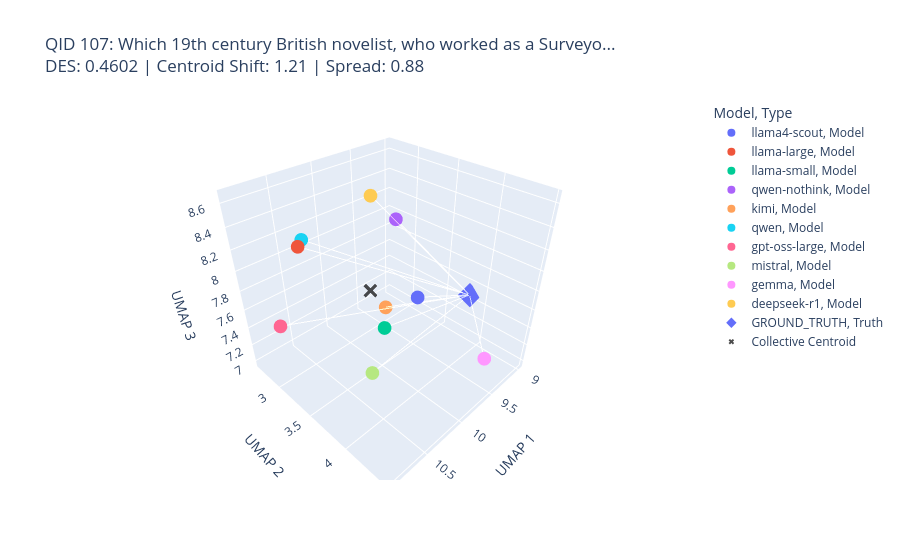

Notebook code cell kept with this figure:
### Markdown cell above
## 4. Launch specific QID
Enter an index (0 to 2016) to visualize the semantic disagreement for that specific question.

### Code cell
visualize_question_3d(107)

### Figure 1 — Plotly figure (JSON) as saved in the notebook; plotly's stock layout.template omitted (floating-point values rounded to 4 significant figures)
{"data": [{"customdata": [[""]], "hovertemplate": "Model=llama4-scout<br>Type=Model<br>UMAP 1=%{x}<br>UMAP 2=%{y}<br>UMAP 3=%{z}<br>Response=%{customdata[0]}<extra></extra>", "legendgroup": "llama4-scout, Model", "marker": {"color": "#636efa", "size": 8, "symbol": "circle"}, "mode": "markers", "name": "llama4-scout, Model", "scene": "scene", "showlegend": true, "type": "scatter3d", "x": [9.7], "y": [3.696], "z": [7.688]}, {"customdata": [[""]], "hovertemplate": "Model=llama-large<br>Type=Model<br>UMAP 1=%{x}<br>UMAP 2=%{y}<br>UMAP 3=%{z}<br>Response=%{customdata[0]}<extra></extra>", "legendgroup": "llama-large, Model", "marker": {"color": "#EF553B", "size": 8, "symbol": "circle"}, "mode": "markers", "name": "llama-large, Model", "scene": "scene", "showlegend": true, "type": "scatter3d", "x": [10.76], "y": [3.331], "z": [8.429]}, {"customdata": [[""]], "hovertemplate": "Model=llama-small<br>Type=Model<br>UMAP 1=%{x}<br>UMAP 2=%{y}<br>UMAP 3=%{z}<br>Response=%{customdata[0]}<extra></extra>", "legendgroup": "llama-small, Model", "marker": {"color": "#00cc96", "size": 8, "symbol": "circle"}, "mode": "markers", "name": "llama-small, Model", "scene": "scene", "showlegend": true, "type": "scatter3d", "x": [10.5], "y": [4.022], "z": [7.932]}, {"customdata": [[""]], "hovertemplate": "Model=qwen-nothink<br>Type=Model<br>UMAP 1=%{x}<br>UMAP 2=%{y}<br>UMAP 3=%{z}<br>Response=%{customdata[0]}<extra></extra>", "legendgroup": "qwen-nothink, Model", "marker": {"color": "#ab63fa", "size": 8, "symbol": "circle"}, "mode": "markers", "name": "qwen-nothink, Model", "scene": "scene", "showlegend": true, "type": "scatter3d", "x": [9.378], "y": [3.106], "z": [8.147]}, {"customdata": [[""]], "hovertemplate": "Model=kimi<br>Type=Model<br>UMAP 1=%{x}<br>UMAP 2=%{y}<br>UMAP 3=%{z}<br>Response=%{customdata[0]}<extra></extra>", "legendgroup": "kimi, Model", "marker": {"color": "#FFA15A", "size": 8, "symbol": "circle"}, "mode": "markers", "name": "kimi, Model", "scene": "scene", "showlegend": true, "type": "scatter3d", "x": [9.339], "y": [2.914], "z": [7.022]}, {"customdata": [[""]], "hovertemplate": "Model=qwen<br>Type=Model<br>UMAP 1=%{x}<br>UMAP 2=%{y}<br>UMAP 3=%{z}<br>Response=%{customdata[0]}<extra></extra>", "legendgroup": "qwen, Model", "marker": {"color": "#19d3f3", "size": 8, "symbol": "circle"}, "mode": "markers", "name": "qwen, Model", "scene": "scene", "showlegend": true, "type": "scatter3d", "x": [10.26], "y": [2.651], "z": [8.068]}, {"customdata": [[""]], "hovertemplate": "Model=gpt-oss-large<br>Type=Model<br>UMAP 1=%{x}<br>UMAP 2=%{y}<br>UMAP 3=%{z}<br>Response=%{customdata[0]}<extra></extra>", "legendgroup": "gpt-oss-large, Model", "marker": {"color": "#FF6692", "size": 8, "symbol": "circle"}, "mode": "markers", "name": "gpt-oss-large, Model", "scene": "scene", "showlegend": true, "type": "scatter3d", "x": [10.92], "y": [3.125], "z": [7.676]}, {"customdata": [[""]], "hovertemplate": "Model=mistral<br>Type=Model<br>UMAP 1=%{x}<br>UMAP 2=%{y}<br>UMAP 3=%{z}<br>Response=%{customdata[0]}<extra></extra>", "legendgroup": "mistral, Model", "marker": {"color": "#B6E880", "size": 8, "symbol": "circle"}, "mode": "markers", "name": "mistral, Model", "scene": "scene", "showlegend": true, "type": "scatter3d", "x": [10.19], "y": [3.545], "z": [6.976]}, {"customdata": [[""]], "hovertemplate": "Model=gemma<br>Type=Model<br>UMAP 1=%{x}<br>UMAP 2=%{y}<br>UMAP 3=%{z}<br>Response=%{customdata[0]}<extra></extra>", "legendgroup": "gemma, Model", "marker": {"color": "#FF97FF", "size": 8, "symbol": "circle"}, "mode": "markers", "name": "gemma, Model", "scene": "scene", "showlegend": true, "type": "scatter3d", "x": [9.66], "y": [4.473], "z": [7.42]}, {"customdata": [[""]], "hovertemplate": "Model=deepseek-r1<br>Type=Model<br>UMAP 1=%{x}<br>UMAP 2=%{y}<br>UMAP 3=%{z}<br>Response=%{customdata[0]}<extra></extra>", "legendgroup": "deepseek-r1, Model", "marker": {"color": "#FECB52", "size": 8, "symbol": "circle"}, "mode": "markers", "name": "deepseek-r1, Model", "scene": "scene", "showlegend": true, "type": "scatter3d", "x": [10.05], "y": [3.433], "z": [8.651]}, {"customdata": [["ANTHONY TROLLOPE"]], "hovertemplate": "Model=GROUND_TRUTH<br>Type=Truth<br>UMAP 1=%{x}<br>UMAP 2=%{y}<br>UMAP 3=%{z}<br>Response=%{customdata[0]}<extra></extra>", "legendgroup": "GROUND_TRUTH, Truth", "marker": {"color": "#636efa", "size": 8, "symbol": "diamond"}, "mode": "markers", "name": "GROUND_TRUTH, Truth", "scene": "scene", "showlegend": true, "type": "scatter3d", "x": [8.989], "y": [3.832], "z": [7.461]}, {"hoverinfo": "none", "line": {"color": "rgba(150,150,150,0.4)", "width": 2}, "mode": "lines", "showlegend": false, "type": "scatter3d", "x": [8.989, 9.7], "y": [3.832, 3.696], "z": [7.461, 7.688]}, {"hoverinfo": "none", "line": {"color": "rgba(150,150,150,0.4)", "width": 2}, "mode": "lines", "showlegend": false, "type": "scatter3d", "x": [8.989, 10.76], "y": [3.832, 3.331], "z": [7.461, 8.429]}, {"hoverinfo": "none", "line": {"color": "rgba(150,150,150,0.4)", "width": 2}, "mode": "lines", "showlegend": false, "type": "scatter3d", "x": [8.989, 10.5], "y": [3.832, 4.022], "z": [7.461, 7.932]}, {"hoverinfo": "none", "line": {"color": "rgba(150,150,150,0.4)", "width": 2}, "mode": "lines", "showlegend": false, "type": "scatter3d", "x": [8.989, 9.378], "y": [3.832, 3.106], "z": [7.461, 8.147]}, {"hoverinfo": "none", "line": {"color": "rgba(150,150,150,0.4)", "width": 2}, "mode": "lines", "showlegend": false, "type": "scatter3d", "x": [8.989, 9.339], "y": [3.832, 2.914], "z": [7.461, 7.022]}, {"hoverinfo": "none", "line": {"color": "rgba(150,150,150,0.4)", "width": 2}, "mode": "lines", "showlegend": false, "type": "scatter3d", "x": [8.989, 10.26], "y": [3.832, 2.651], "z": [7.461, 8.068]}, {"hoverinfo": "none", "line": {"color": "rgba(150,150,150,0.4)", "width": 2}, "mode": "lines", "showlegend": false, "type": "scatter3d", "x": [8.989, 10.92], "y": [3.832, 3.125], "z": [7.461, 7.676]}, {"hoverinfo": "none", "line": {"color": "rgba(150,150,150,0.4)", "width": 2}, "mode": "lines", "showlegend": false, "type": "scatter3d", "x": [8.989, 10.19], "y": [3.832, 3.545], "z": [7.461, 6.976]}, {"hoverinfo": "none", "line": {"color": "rgba(150,150,150,0.4)", "width": 2}, "mode": "lines", "showlegend": false, "type": "scatter3d", "x": [8.989, 9.66], "y": [3.832, 4.473], "z": [7.461, 7.42]}, {"hoverinfo": "none", "line": {"color": "rgba(150,150,150,0.4)", "width": 2}, "mode": "lines", "showlegend": false, "type": "scatter3d", "x": [8.989, 10.05], "y": [3.832, 3.433], "z": [7.461, 8.651]}, {"hoverinfo": "text", "marker": {"color": "black", "opacity": 0.7, "size": 5, "symbol": "x"}, "mode": "markers", "name": "Collective Centroid", "text": ["Geometric Center of Responses"], "type": "scatter3d", "x": [10.08], "y": [3.43], "z": [7.801]}], "layout": {"legend": {"title": {"text": "Model, Type"}, "tracegroupgap": 0}, "scene": {"aspectmode": "cube", "domain": {"x": [0, 1], "y": [0, 1]}, "xaxis": {"title": {"text": "UMAP 1"}}, "yaxis": {"title": {"text": "UMAP 2"}}, "zaxis": {"title": {"text": "UMAP 3"}}}, "title": {"text": "QID 107: Which 19th century British novelist, who worked as a Surveyo...<br>DES: 0.4602 | Centroid Shift: 1.21 | Spread: 0.88"}}}
